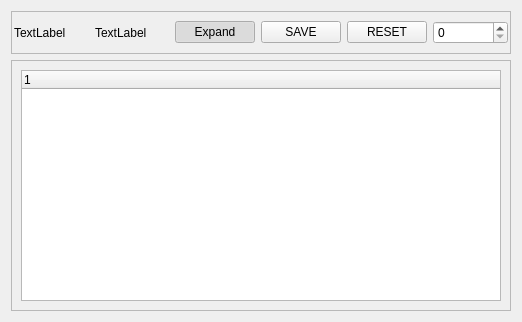
<?xml version="1.0" encoding="UTF-8"?>
<ui version="4.0">
 <class>QDictTreeWidget</class>
 <widget class="QWidget" name="QDictTreeWidget">
  <property name="windowModality">
   <enum>Qt::ApplicationModal</enum>
  </property>
  <property name="geometry">
   <rect>
    <x>0</x>
    <y>0</y>
    <width>522</width>
    <height>322</height>
   </rect>
  </property>
  <property name="sizePolicy">
   <sizepolicy hsizetype="Expanding" vsizetype="Expanding">
    <horstretch>0</horstretch>
    <verstretch>0</verstretch>
   </sizepolicy>
  </property>
  <property name="windowTitle">
   <string>test</string>
  </property>
  <layout class="QVBoxLayout" name="verticalLayout">
   <property name="sizeConstraint">
    <enum>QLayout::SetMaximumSize</enum>
   </property>
   <item>
    <widget class="QFrame" name="frame">
     <property name="sizePolicy">
      <sizepolicy hsizetype="Expanding" vsizetype="Fixed">
       <horstretch>0</horstretch>
       <verstretch>0</verstretch>
      </sizepolicy>
     </property>
     <property name="frameShape">
      <enum>QFrame::StyledPanel</enum>
     </property>
     <property name="frameShadow">
      <enum>QFrame::Raised</enum>
     </property>
     <layout class="QHBoxLayout" name="horizontalLayout">
      <property name="leftMargin">
       <number>2</number>
      </property>
      <property name="rightMargin">
       <number>2</number>
      </property>
      <item>
       <widget class="QLabel" name="label_type">
        <property name="text">
         <string>TextLabel</string>
        </property>
       </widget>
      </item>
      <item>
       <widget class="QLabel" name="label_name">
        <property name="text">
         <string>TextLabel</string>
        </property>
       </widget>
      </item>
      <item>
       <widget class="QPushButton" name="pushButton_Expand">
        <property name="sizePolicy">
         <sizepolicy hsizetype="Minimum" vsizetype="Fixed">
          <horstretch>0</horstretch>
          <verstretch>0</verstretch>
         </sizepolicy>
        </property>
        <property name="minimumSize">
         <size>
          <width>30</width>
          <height>0</height>
         </size>
        </property>
        <property name="baseSize">
         <size>
          <width>30</width>
          <height>0</height>
         </size>
        </property>
        <property name="text">
         <string>Expand</string>
        </property>
        <property name="checkable">
         <bool>true</bool>
        </property>
        <property name="checked">
         <bool>true</bool>
        </property>
       </widget>
      </item>
      <item>
       <widget class="QPushButton" name="pushButton_Save">
        <property name="minimumSize">
         <size>
          <width>40</width>
          <height>0</height>
         </size>
        </property>
        <property name="baseSize">
         <size>
          <width>40</width>
          <height>0</height>
         </size>
        </property>
        <property name="text">
         <string>SAVE</string>
        </property>
       </widget>
      </item>
      <item>
       <widget class="QPushButton" name="pushButton_Reset">
        <property name="sizePolicy">
         <sizepolicy hsizetype="Fixed" vsizetype="Fixed">
          <horstretch>0</horstretch>
          <verstretch>0</verstretch>
         </sizepolicy>
        </property>
        <property name="minimumSize">
         <size>
          <width>30</width>
          <height>0</height>
         </size>
        </property>
        <property name="baseSize">
         <size>
          <width>30</width>
          <height>0</height>
         </size>
        </property>
        <property name="text">
         <string>RESET</string>
        </property>
       </widget>
      </item>
      <item>
       <widget class="QSpinBox" name="spinBox"/>
      </item>
     </layout>
    </widget>
   </item>
   <item>
    <widget class="QFrame" name="frame_2">
     <property name="sizePolicy">
      <sizepolicy hsizetype="Expanding" vsizetype="Expanding">
       <horstretch>0</horstretch>
       <verstretch>0</verstretch>
      </sizepolicy>
     </property>
     <property name="frameShape">
      <enum>QFrame::StyledPanel</enum>
     </property>
     <property name="frameShadow">
      <enum>QFrame::Raised</enum>
     </property>
     <layout class="QVBoxLayout" name="verticalLayout_2">
      <property name="sizeConstraint">
       <enum>QLayout::SetDefaultConstraint</enum>
      </property>
      <item>
       <widget class="QTreeWidget" name="treeWidget">
        <property name="sizePolicy">
         <sizepolicy hsizetype="Expanding" vsizetype="Expanding">
          <horstretch>0</horstretch>
          <verstretch>0</verstretch>
         </sizepolicy>
        </property>
        <property name="sizeAdjustPolicy">
         <enum>QAbstractScrollArea::AdjustIgnored</enum>
        </property>
        <column>
         <property name="text">
          <string notr="true">1</string>
         </property>
        </column>
       </widget>
      </item>
     </layout>
    </widget>
   </item>
  </layout>
 </widget>
 <resources/>
 <connections/>
</ui>
